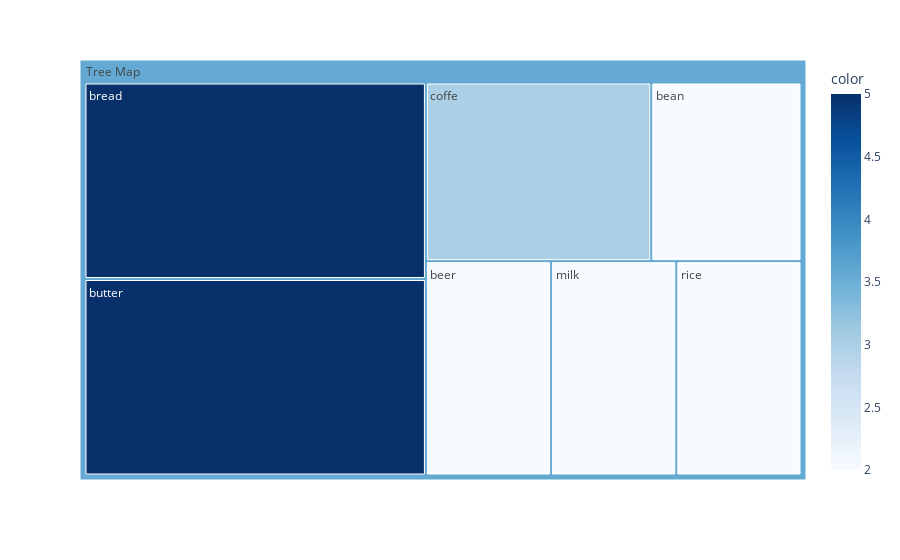

Notebook cell for this chart:
### Code cell
# importing required module
import plotly.express as px

# to have a same origin
df_table["all"] = "Tree Map" 

# creating tree map using plotly
fig = px.treemap(df_table.head(50), path=['all', "items"], values='transactions',
                  color=df_table["transactions"].head(50), hover_data=['items'],
                  color_continuous_scale='Blues',
                )
# ploting the treemap
fig.show()

### Figure 1 — Plotly figure (JSON) as saved in the notebook; plotly's stock layout.template omitted (floating-point values rounded to 4 significant figures)
{"data": [{"branchvalues": "total", "customdata": [["bean", 2], ["beer", 2], ["bread", 5], ["butter", 5], ["coffe", 3], ["milk", 2], ["rice", 2], ["(?)", 3.571]], "domain": {"x": [0, 1], "y": [0, 1]}, "hovertemplate": "labels=%{label}<br>transactions=%{value}<br>parent=%{parent}<br>id=%{id}<br>items=%{customdata[0]}<br>color=%{color}<extra></extra>", "ids": ["Tree Map/bean", "Tree Map/beer", "Tree Map/bread", "Tree Map/butter", "Tree Map/coffe", "Tree Map/milk", "Tree Map/rice", "Tree Map"], "labels": ["bean", "beer", "bread", "butter", "coffe", "milk", "rice", "Tree Map"], "marker": {"coloraxis": "coloraxis", "colors": [2, 2, 5, 5, 3, 2, 2, 3.571]}, "name": "", "parents": ["Tree Map", "Tree Map", "Tree Map", "Tree Map", "Tree Map", "Tree Map", "Tree Map", ""], "type": "treemap", "values": [2, 2, 5, 5, 3, 2, 2, 21]}], "layout": {"coloraxis": {"colorbar": {"title": {"text": "color"}}, "colorscale": [[0, "rgb(247,251,255)"], [0.125, "rgb(222,235,247)"], [0.25, "rgb(198,219,239)"], [0.375, "rgb(158,202,225)"], [0.5, "rgb(107,174,214)"], [0.625, "rgb(66,146,198)"], [0.75, "rgb(33,113,181)"], [0.875, "rgb(8,81,156)"], [1, "rgb(8,48,107)"]]}, "legend": {"tracegroupgap": 0}, "margin": {"t": 60}}}
